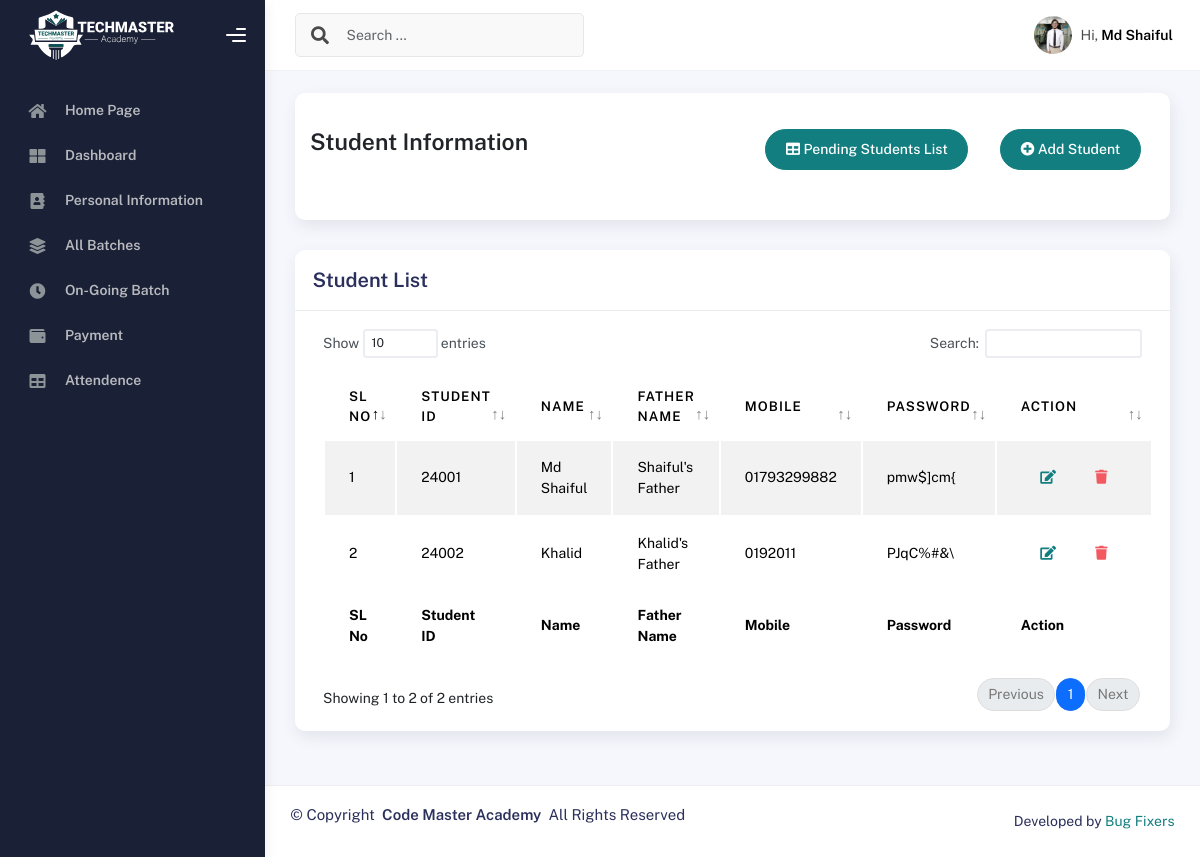
The app's page /studentList/ (signed in) with its own data.
### IMSapp/models.py (models this page shows, shortened)
class IMSUserModel(AbstractUser):
    USERTYPE=[
        ('Authority','Authority'),
        ('Student','Student'),
        ('Teacher','Teacher'),
        ('Staff','Staff'),
    ]
    UserType=models.CharField(choices=USERTYPE,max_length=100, null=True)

class StudentModel(models.Model):
    Imsuser=models.OneToOneField(IMSUserModel,on_delete=models.CASCADE,related_name='studentinfo',null=True)
    StudentID=models.CharField(max_length=100,null=True)
    StudentName=models.CharField(max_length=100,null=True)
    StudentPhoto=models.ImageField(upload_to='studentPhoto',null=True)
    AdmissionDate=models.DateField(auto_now_add=True,null=True)
    EducationalQualification=models.CharField(max_length=100,null=True)
    LinkedInLink =models.CharField(max_length=150,null=True)
    GithubLink =models.CharField(max_length=150,null=True)
    FacebookLink =models.CharField(max_length=150,null=True)

class PersonalInfoModel(models.Model):
    Imsuser=models.OneToOneField(IMSUserModel,on_delete=models.CASCADE,related_name='personalinfo',null=True)
    Password=models.CharField(max_length=100,null=True)
    FatherName=models.CharField(max_length=100,null=True)
    MotherName=models.CharField(max_length=100,null=True)
    Religion=models.CharField(max_length=100,null=True)
    DOB=models.DateField(null=True)
    GENDER=[
        ('Male','Male'),
        ('Female','Female'),
        ('Other','Other'),
    ]
    Gender=models.CharField(choices=GENDER,max_length=100,null=True)
    Mobile=models.CharField(max_length=100,null=True)
    EmergencyContact=models.CharField(max_length=100,null=True)
    PresentAddress=models.CharField(max_length=100,null=True)
    PermanentAddress=models.CharField(max_length=100,null=True)

### IMSapp/studentviews.py (the view)
# urls.py: path('studentList/',studentlist,name="studentList"),
@login_required
def studentlist(request):
    studentdata = StudentModel.objects.all()
    personaldata = PersonalInfoModel.objects.all()
    combined_data = []
    for student in studentdata:
        personal_info = personaldata.filter(Imsuser=student.Imsuser).first()
        combined_data.append({
            'student': student,
            'personal_info': personal_info
        })
    context = {
        'combined_data': combined_data,
        'studentdata': studentdata
    }
    return render(request,'students/studentlist.html',context)

### IMSapp/templates/students/studentlist.html (shortened to what this page needs)
{% extends "profilemaster/master.html" %}
{% block content %}
<div class="col-sm-12 col-md-12">
    <div class="card card-stats card-round">
        <div class="card-body">
            <div class="d-flex align-items-left align-items-md-center flex-column flex-md-row pt-2 pb-4">
                <div>
                    <h3 class="fw-bold mb-3">Student Information</h3>
                </div>
                <div class="ms-md-auto py-2 py-md-0">
                  <a href="{% url 'pendingstudentlist' %}" class="btn btn-primary btn-round m-3"><i class="fas fa-table"></i> Pending Students List</a>
                    <a href="{% url 'addstudent' %}" class="btn btn-primary btn-round m-3"><i class="fas fa-plus-circle"></i> Add Student</a>
                </div>
            </div>
        </div>
    </div>
</div>
<div class="col-md-12">
    <div class="card">
      <div class="card-header">
        <h4 class="card-title">Student List</h4>
      </div>
      <div class="card-body">
        <div class="table-responsive">
          <table id="basic-datatables" class="display table table-striped table-hover">
            <thead>
              <tr>
                <th>SL No</th>
                <th>Student ID</th>
                <th>Name</th>
                <th>Father Name</th>
                <th>Mobile</th>
                <th>Password</th>
                <th>Action</th>
              </tr>
            </thead>
            <tfoot>
              <tr>
                <th>SL No</th>
                <th>Student ID</th>
                <th>Name</th>
                <th>Father Name</th>
                <th>Mobile</th>
                <th>Password</th>
                <th>Action</th>
              </tr>
            </tfoot>
            <tbody>
              {% for i in studentdata %}
                <tr>
                  <td>{{forloop.counter}}</td>
                  <td>{{i.StudentID}}</td>
                  <td>{{i.StudentName}}</td>
                  <td>{{i.Imsuser.personalinfo.FatherName}}</td>
                  <td>{{i.Imsuser.personalinfo.Mobile}}</td>
                  <td>{{i.Imsuser.personalinfo.Password}}</td>
                  <td>
                    <div class="form-button-action">
                      <a href="{% url 'editstudent' i.id %}" class="btn btn-link btn-primary btn-md">
                        <i class="fa fa-edit"></i>
                      </a>
                      <a href="{% url 'deletestudent' i.id %}" class="btn btn-link btn-danger btn-md">
                        <i class="fa fa-trash"></i>
                      </a>
                    </div>
                  </td>
                </tr>
              {% endfor %}
            </tbody>
          </table>
        </div>
      </div>
    </div>
  </div>
{% endblock content %}

### IMSapp/templates/profilemaster/header.html (shortened to what this page needs)
{% load static %}
<div class="main-header">
  <nav class="navbar navbar-header navbar-header-transparent navbar-expand-lg border-bottom">
    <div class="container-fluid">
      <nav class="navbar navbar-header-left navbar-expand-lg navbar-form nav-search p-0 d-none d-lg-flex">
        <div class="input-group">
          <div class="input-group-prepend">
            <button type="submit" class="btn btn-search pe-1">
              <i class="fa fa-search search-icon"></i>
            </button>
          </div>
          <input type="text" placeholder="Search ..." class="form-control" />
        </div>
      </nav>
      <ul class="navbar-nav topbar-nav ms-md-auto align-items-center">
        <li class="nav-item topbar-user dropdown hidden-caret">
          <a class="dropdown-toggle profile-pic" data-bs-toggle="dropdown" href="#" aria-expanded="false">
            {% if user.UserType == 'Authority' %}
            <div class="avatar-sm">
              <img src="{% static 'profileassets/img/kaiadmin/authoritylogo.png' %}" alt="..." class="avatar-img rounded-circle" />
            </div>
            <span class="profile-username">
              <span class="fw-bold">Code Master</span>
            </span>
            {% elif user.UserType == 'Student' %}
            <div class="avatar-sm">
              <img src="{{user.studentinfo.StudentPhoto.url}}" alt="..." class="avatar-img rounded-circle" />
            </div>
            <span class="profile-username">
              <span class="op-7">Hi,</span>
              <span class="fw-bold">{{user.studentinfo.StudentName}}</span>
            </span>
            {% endif %}
          </a>
        </li>
      </ul>
    </div>
  </nav>
</div>

### records on screen
IMSUserModel: studentinfo.StudentPhoto (picture), studentinfo.StudentName "Md Shaiful"
StudentModel: StudentID "24001", StudentName "Md Shaiful", Imsuser.personalinfo.FatherName "Shaiful's Father", Imsuser.personalinfo.Mobile "01793299882", Imsuser.personalinfo.Password "pmw$]cm{"
StudentModel: StudentID "24002", StudentName "Khalid", Imsuser.personalinfo.FatherName "Khalid's Father", Imsuser.personalinfo.Mobile "0192011", Imsuser.personalinfo.Password "PJqC%#&\\"
